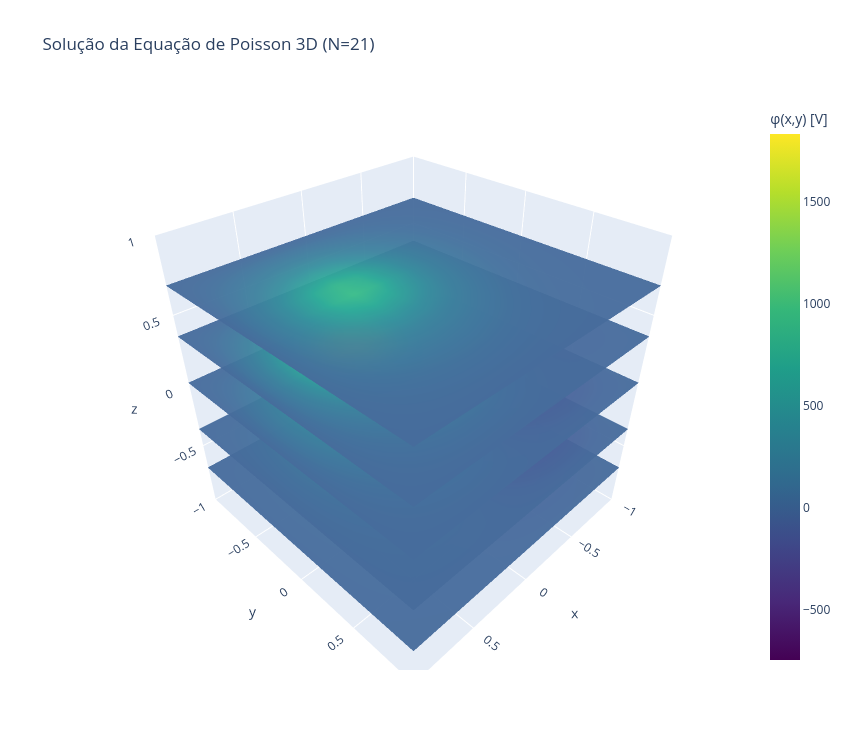

Write notebook code for a chart like this one.
### Code cell
# =============================================================
# Equação de Poisson 3D — Método Espectral Galerkin-colocação
# ∇²u = f(x,y,z),  u = u_bc em ∂Ω
# Domínio: [-1,1]^3
# Densidade de carga: gaussiana dupla (duas fontes com sinais opostos)
#   ρ(x,y,z) = A1 exp(-|x-c1|²/(2σ1²)) + A2 exp(-|x-c2|²/(2σ2²))
#   f = -ρ/ε₀
# =============================================================

# -------------------------------------------------------------
# parâmetros e pontos de colocação em cada direção
# -------------------------------------------------------------
N              = 20
xmin, xmax     = -1.0, 1.0
ymin, ymax     = -1.0, 1.0
zmin, zmax     = -1.0, 1.0

j    = np.arange(N + 1)
xi   = np.cos(np.pi * j / N)

x    = 0.5 * (xmin + xmax) + 0.5 * (xmax - xmin) * xi
y    = 0.5 * (ymin + ymax) + 0.5 * (ymax - ymin) * xi
z    = 0.5 * (zmin + zmax) + 0.5 * (zmax - zmin) * xi

Xg, Yg, Zg = np.meshgrid(x, y, z, indexing="ij")

# -------------------------------------------------------------
# matriz de diferenciação espectral em 1D
# -------------------------------------------------------------
c       = np.ones(N + 1)
c[0]    = 2.0
c[-1]   = 2.0
c       = c * ((-1.0) ** j)

Xm      = np.tile(xi, (N + 1, 1)).T
dXm     = Xm - Xm.T
D_ref   = np.outer(c, 1.0 / c) / (dXm + np.eye(N + 1))
D_ref  -= np.diag(D_ref.sum(axis=1))

Dx      = (2.0 / (xmax - xmin)) * D_ref
Dy      = (2.0 / (ymax - ymin)) * D_ref
Dz      = (2.0 / (zmax - zmin)) * D_ref

D2x     = Dx @ Dx
D2y     = Dy @ Dy
D2z     = Dz @ Dz

# -------------------------------------------------------------
# laplaciano 3D
# -------------------------------------------------------------
I       = np.eye(N + 1)
Lap     = (np.kron(np.kron(D2x, I), I)
         + np.kron(np.kron(I, D2y), I)
         + np.kron(np.kron(I, I), D2z))

# -------------------------------------------------------------
# densidade de carga gaussiana dupla e termo fonte
# -------------------------------------------------------------
eps0   = 8.8541878128e-12

# primeira gaussiana (carga positiva)
A1     = 100.0e-8
sigma1 = 0.15
c1x, c1y, c1z = 0.3, -0.2, 0.4

# segunda gaussiana (carga negativa)
A2     = -100.0e-8
sigma2 = 0.10
c2x, c2y, c2z = -0.4, 0.3, -0.2

g1 = A1 * np.exp(
    -((Xg - c1x)**2 + (Yg - c1y)**2 + (Zg - c1z)**2) / (2.0 * sigma1**2)
)
g2 = A2 * np.exp(
    -((Xg - c2x)**2 + (Yg - c2y)**2 + (Zg - c2z)**2) / (2.0 * sigma2**2)
)

rho = g1 + g2

f = -rho / eps0

f_flat = f.ravel(order="F")

# -------------------------------------------------------------
# condições de contorno de Dirichlet homogêneas (u = 0 em ∂Ω)
# -------------------------------------------------------------
A_mat = Lap.copy()
rhs   = f_flat.copy()

mask_bc = np.zeros((N + 1, N + 1, N + 1), dtype=bool)
mask_bc[0, :, :] = True;  mask_bc[-1, :, :] = True
mask_bc[:, 0, :] = True;  mask_bc[:, -1, :] = True
mask_bc[:, :, 0] = True;  mask_bc[:, :, -1] = True
idx_bc = np.where(mask_bc.ravel(order="F"))[0]

A_mat[idx_bc, :]      = 0.0
A_mat[idx_bc, idx_bc] = 1.0
rhs[idx_bc]           = 0.0

# -------------------------------------------------------------
# solução do sistema linear
# -------------------------------------------------------------
u_flat = solve(A_mat, rhs)
u      = u_flat.reshape((N + 1, N + 1, N + 1), order="F")

# -------------------------------------------------------------
# diagnóstico
# -------------------------------------------------------------
residuo = norm((Lap @ u_flat - f_flat)[~mask_bc.ravel(order="F")], ord=np.inf)

print("=" * 55)
print(f"N = {N + 1} por direção  |  Pontos da Malha Numérica = {(N+1)**3}")
print(f"Resíduo interior L∞: {residuo:.3e}")
print(f"Potencial máximo: {u.max():.3e} V")
print(f"Potencial mínimo: {u.min():.3e} V")
print("=" * 55)

# -------------------------------------------------------------
# visualização da solução numérica em cortes centrais
# -------------------------------------------------------------
k_mid = N // 2
fig, axes = plt.subplots(1, 3, figsize=(15, 4.2))

im0 = axes[0].imshow(u[:, :, k_mid].T, origin="lower",
                     extent=[xmin, xmax, ymin, ymax], cmap="viridis")
axes[0].set_title(f"Solução Numérica (z = {z[k_mid]:.2f})")
axes[0].set_xlabel("x"); axes[0].set_ylabel("y")
plt.colorbar(im0, ax=axes[0])

im1 = axes[1].imshow(u[:, k_mid, :].T, origin="lower",
                     extent=[xmin, xmax, zmin, zmax], cmap="viridis")
axes[1].set_title(f"Solução Numérica (y = {y[k_mid]:.2f})")
axes[1].set_xlabel("x"); axes[1].set_ylabel("z")
plt.colorbar(im1, ax=axes[1])

im2 = axes[2].imshow(u[k_mid, :, :].T, origin="lower",
                     extent=[ymin, ymax, zmin, zmax], cmap="viridis")
axes[2].set_title(f"Solução Numérica (x = {x[k_mid]:.2f})")
axes[2].set_xlabel("y"); axes[2].set_ylabel("z")
plt.colorbar(im2, ax=axes[2])

plt.tight_layout(); plt.show()

# -----------------------------------------------------------------------------
# visualização do campo u(x,y,z) com cortes apenas na direção z
# -----------------------------------------------------------------------------

Ng = 60
xg = np.linspace(xmin, xmax, Ng)
yg = np.linspace(ymin, ymax, Ng)
zg = np.linspace(zmin, zmax, Ng)
Xgr, Ygr, Zgr = np.meshgrid(xg, yg, zg, indexing="ij")

interp_u = RegularGridInterpolator((x, y, z), u, method="linear",
                                   bounds_error=False, fill_value=0.0)
Ugrid = interp_u(np.stack([Xgr.ravel(), Ygr.ravel(), Zgr.ravel()], axis=-1)
                 ).reshape(Ng, Ng, Ng)

# níveis de z nos quais queremos ver o potencial no plano xy
z_levels = [-0.7, -0.35, 0.0, 0.35, 0.7]
kz_list  = [int(round((zl - zmin) / (zmax - zmin) * (Ng - 1))) for zl in z_levels]

fig = go.Figure()

for i, kz in enumerate(kz_list):
    fig.add_trace(go.Surface(
        x=Xgr[:, :, kz],
        y=Ygr[:, :, kz],
        z=np.full((Ng, Ng), zg[kz]),
        surfacecolor=Ugrid[:, :, kz],
        colorscale="Viridis",
        cmin=Ugrid.min(), cmax=Ugrid.max(),
        showscale=(i == len(kz_list) - 1),
        colorbar=dict(title="φ(x,y) [V]", x=1.02) if i == len(kz_list) - 1 else None,
        opacity=0.95,
        name=f"z = {zg[kz]:.2f}",
    ))

fig.update_layout(
    title=f"Solução da Equação de Poisson 3D (N={N + 1})",
    scene=dict(
        xaxis_title="x", yaxis_title="y", zaxis_title="z",
        xaxis=dict(range=[xmin, xmax]),
        yaxis=dict(range=[ymin, ymax]),
        zaxis=dict(range=[zmin, zmax]),
        aspectmode="cube",
    ),
    width=850, height=750,
)

fig.show()

# -------------------------------------------------------------
# visualização da densidade de carga gaussiana dupla
# -------------------------------------------------------------
fig_rho, axes_rho = plt.subplots(1, 3, figsize=(15, 4.2))

im0 = axes_rho[0].imshow(rho[:, :, k_mid].T, origin="lower",
                         extent=[xmin, xmax, ymin, ymax], cmap="RdBu_r")
axes_rho[0].set_title(f"Densidade ρ (z = {z[k_mid]:.2f})")
axes_rho[0].set_xlabel("x"); axes_rho[0].set_ylabel("y")
plt.colorbar(im0, ax=axes_rho[0])

im1 = axes_rho[1].imshow(rho[:, k_mid, :].T, origin="lower",
                         extent=[xmin, xmax, zmin, zmax], cmap="RdBu_r")
axes_rho[1].set_title(f"Densidade ρ (y = {y[k_mid]:.2f})")
axes_rho[1].set_xlabel("x"); axes_rho[1].set_ylabel("z")
plt.colorbar(im1, ax=axes_rho[1])

im2 = axes_rho[2].imshow(rho[k_mid, :, :].T, origin="lower",
                         extent=[ymin, ymax, zmin, zmax], cmap="RdBu_r")
axes_rho[2].set_title(f"Densidade ρ (x = {x[k_mid]:.2f})")
axes_rho[2].set_xlabel("y"); axes_rho[2].set_ylabel("z")
plt.colorbar(im2, ax=axes_rho[2])

plt.tight_layout(); plt.show()

### Figure 1 — Plotly figure (JSON) as saved in the notebook; plotly's stock layout.template omitted (floating-point values rounded to 4 significant figures; data arrays with more than 128 entries replaced by an {"elided": "..."} marker saying what was removed)
{"data": [{"cmax": 1833.0, "cmin": -746.6, "colorscale": [[0, "#440154"], [0.1111, "#482878"], [0.2222, "#3e4989"], [0.3333, "#31688e"], [0.4444, "#26828e"], [0.5556, "#1f9e89"], [0.6667, "#35b779"], [0.7778, "#6ece58"], [0.8889, "#b5de2b"], [1, "#fde725"]], "name": "z = -0.69", "opacity": 0.95, "showscale": false, "surfacecolor": {"elided": "60x60 float values"}, "type": "surface", "x": {"elided": "60x60 float values"}, "y": {"elided": "60x60 float values"}, "z": {"elided": "60x60 float values"}}, {"cmax": 1833.0, "cmin": -746.6, "colorscale": [[0, "#440154"], [0.1111, "#482878"], [0.2222, "#3e4989"], [0.3333, "#31688e"], [0.4444, "#26828e"], [0.5556, "#1f9e89"], [0.6667, "#35b779"], [0.7778, "#6ece58"], [0.8889, "#b5de2b"], [1, "#fde725"]], "name": "z = -0.36", "opacity": 0.95, "showscale": false, "surfacecolor": {"elided": "60x60 float values"}, "type": "surface", "x": {"elided": "60x60 float values"}, "y": {"elided": "60x60 float values"}, "z": {"elided": "60x60 float values"}}, {"cmax": 1833.0, "cmin": -746.6, "colorscale": [[0, "#440154"], [0.1111, "#482878"], [0.2222, "#3e4989"], [0.3333, "#31688e"], [0.4444, "#26828e"], [0.5556, "#1f9e89"], [0.6667, "#35b779"], [0.7778, "#6ece58"], [0.8889, "#b5de2b"], [1, "#fde725"]], "name": "z = 0.02", "opacity": 0.95, "showscale": false, "surfacecolor": {"elided": "60x60 float values"}, "type": "surface", "x": {"elided": "60x60 float values"}, "y": {"elided": "60x60 float values"}, "z": {"elided": "60x60 float values"}}, {"cmax": 1833.0, "cmin": -746.6, "colorscale": [[0, "#440154"], [0.1111, "#482878"], [0.2222, "#3e4989"], [0.3333, "#31688e"], [0.4444, "#26828e"], [0.5556, "#1f9e89"], [0.6667, "#35b779"], [0.7778, "#6ece58"], [0.8889, "#b5de2b"], [1, "#fde725"]], "name": "z = 0.36", "opacity": 0.95, "showscale": false, "surfacecolor": {"elided": "60x60 float values"}, "type": "surface", "x": {"elided": "60x60 float values"}, "y": {"elided": "60x60 float values"}, "z": {"elided": "60x60 float values"}}, {"cmax": 1833.0, "cmin": -746.6, "colorbar": {"title": {"text": "φ(x,y) [V]"}, "x": 1.02}, "colorscale": [[0, "#440154"], [0.1111, "#482878"], [0.2222, "#3e4989"], [0.3333, "#31688e"], [0.4444, "#26828e"], [0.5556, "#1f9e89"], [0.6667, "#35b779"], [0.7778, "#6ece58"], [0.8889, "#b5de2b"], [1, "#fde725"]], "name": "z = 0.69", "opacity": 0.95, "showscale": true, "surfacecolor": {"elided": "60x60 float values"}, "type": "surface", "x": {"elided": "60x60 float values"}, "y": {"elided": "60x60 float values"}, "z": {"elided": "60x60 float values"}}], "layout": {"height": 750, "scene": {"aspectmode": "cube", "xaxis": {"range": [-1, 1], "title": {"text": "x"}}, "yaxis": {"range": [-1, 1], "title": {"text": "y"}}, "zaxis": {"range": [-1, 1], "title": {"text": "z"}}}, "title": {"text": "Solução da Equação de Poisson 3D (N=21)"}, "width": 850}}
